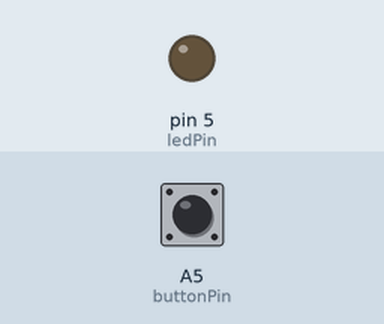
Bench run of a sketch on a simulated Arduino Uno, built with avr-gcc and run on an emulated ATmega328P. Shown: output pins drawn as LEDs (lit = HIGH). The test bench sets the inputs (shaded band); at power-on: A5 (buttonPin) HIGH.

Above: at 1.2 s.
1.3 s: A5 (buttonPin) pulled LOW for 0.15 s
At 1.6 s:
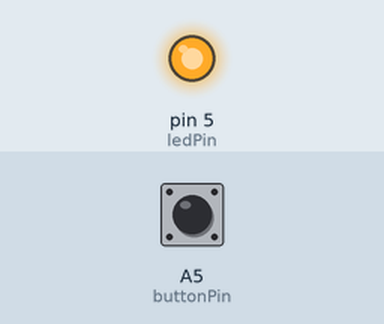
2.9 s: A5 (buttonPin) pulled LOW for 1 s
At 4.1 s:
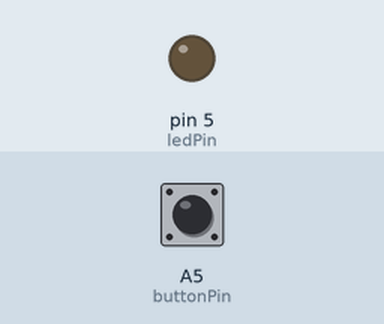
5.4 s: A5 (buttonPin) pulled LOW for 3.2 s
At 6.0 s:
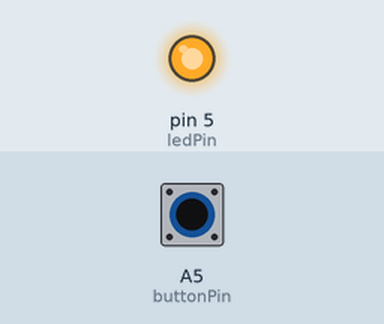
Timing chart, 0 to 8.4 s (numbered marks = the images above; inputs shaded):
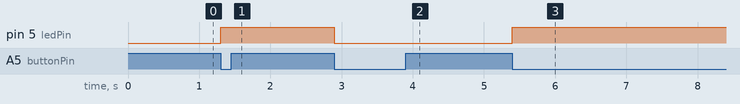

The sketch:

testLilyPad.ino
```cpp
/*
 * 用按鈕決定LED燈
 */

int buttonPin = A5;
int buttonValue = 0;
int preButtonValue = 0;
int ledPin = 5;
int ledValue = 0;

void setup() {
  // put your setup code here, to run once:
  Serial.begin(9600);
  pinMode(buttonPin, INPUT_PULLUP);
  pinMode(ledPin, OUTPUT);
}

void loop() {
  // put your main code here, to run repeatedly:
  buttonValue = digitalRead(buttonPin);

  if(buttonValue != preButtonValue && buttonValue == 0){
    ledValue = digitalRead(ledPin);
    if(ledValue == HIGH)
      digitalWrite(ledPin, LOW);
    else
      digitalWrite(ledPin, HIGH);
  }

  preButtonValue = buttonValue;
}
```

Measured:
- after the input at 1.3 s, pin 5 (ledPin): LOW → HIGH at once
- after the input at 2.9 s, pin 5 (ledPin): HIGH → LOW at once
- after the input at 5.4 s, pin 5 (ledPin): LOW → HIGH at once
